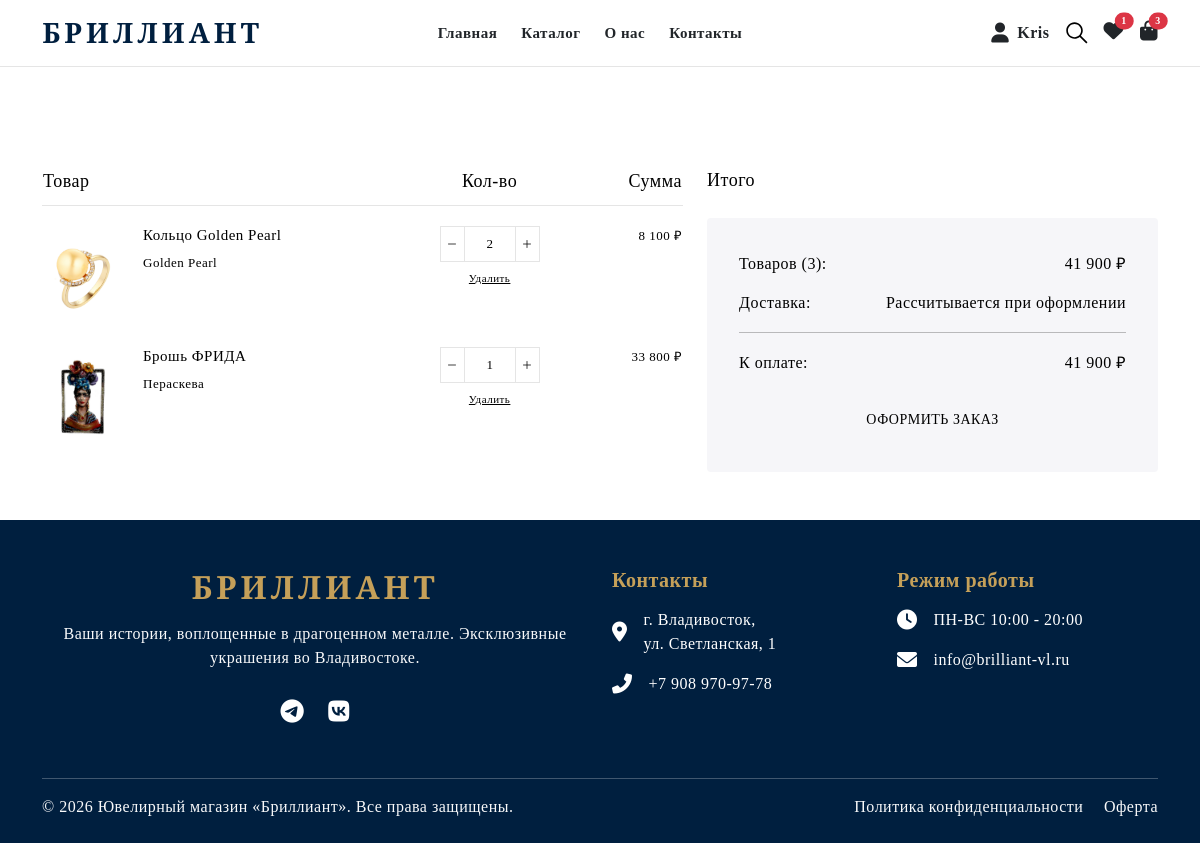
The app's page /cart/ (signed in), older data.
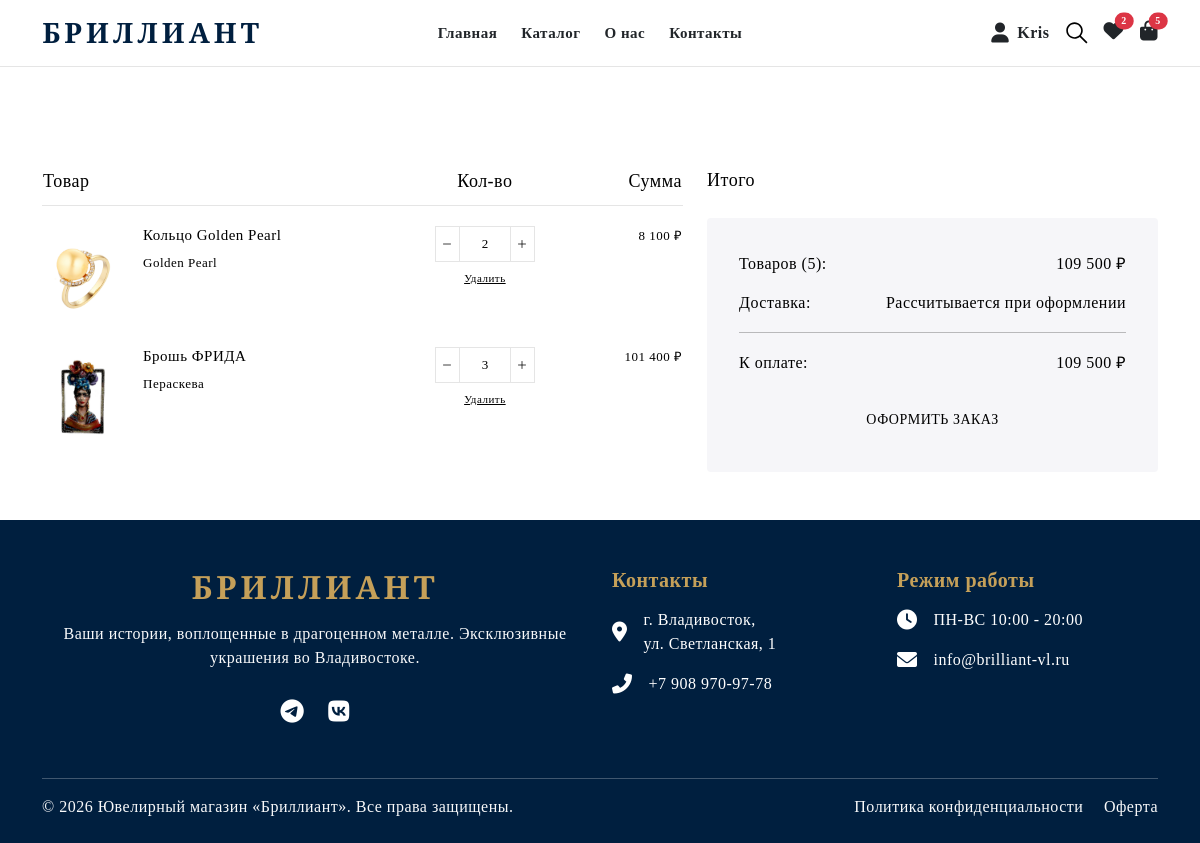
The same page, newer data.
### users/models.py (models this page shows, shortened)
class Cart(models.Model):
    user = models.OneToOneField(User, on_delete=models.CASCADE, verbose_name="Пользователь")
    created_at = models.DateTimeField(auto_now_add=True)
    @property
    def total_price(self):
        return sum(item.total_price for item in self.items.all())
    @property
    def total_items(self):
        return sum(item.quantity for item in self.items.all())

class CartItem(models.Model):
    cart = models.ForeignKey(Cart, related_name='items', on_delete=models.CASCADE)
    product = models.ForeignKey(Product, on_delete=models.CASCADE)
    quantity = models.PositiveIntegerField(default=1)
    @property
    def total_price(self):
        return self.product.price * self.quantity

### main/models.py (models this page shows, shortened)
class Product(models.Model):
    article = models.CharField('Артикул', max_length=50)
    title = models.CharField('Название', max_length=100)
    price = models.DecimalField('Цена', max_digits=10, decimal_places=2)
    description = models.TextField('Описание')
    image = models.ImageField(upload_to='products/', verbose_name="Фото")
    category = models.ForeignKey(Category, on_delete=models.SET_NULL, null=True, verbose_name="Категория")
    vendor = models.ForeignKey(Vendor, on_delete=models.SET_NULL, null=True, verbose_name="Бренд")
    metal = models.ForeignKey(Metal, on_delete=models.SET_NULL, null=True, verbose_name="Металл")
    color = models.ForeignKey(Color, on_delete=models.SET_NULL, null=True, verbose_name="Цвет")
    size = models.ForeignKey(Size, on_delete=models.SET_NULL, null=True, verbose_name="Размер")

class Vendor(models.Model):
    name = models.CharField('Бренд', max_length=100)

### users/views.py (the view)
# urls.py: path('cart/', views.cart_view, name='cart'),
@login_required
def cart_view(request):
    request.session.pop('buy_now', None)
    cart, created = Cart.objects.get_or_create(user=request.user)
    context = {'cart': cart}
    return render(request, 'cart.html', context)

### users/context_processors.py (called while the page is built)
def global_counts(request):
    if request.user.is_authenticated:
        cart = Cart.objects.filter(user=request.user).first()
        return {
            'global_cart': cart,
            'global_wishlist_count': WishlistItem.objects.filter(user=request.user).count(),
        }
    return {
        'global_cart': None,
        'global_wishlist_count': 0,
    }

### main/templates/cart.html (shortened to what the changed rows need)
{% extends 'base.html' %}
{% load static %}
{% load humanize %}
{% block content %}
<div class="cart-page mt-100">
    <div class="container">
        <div class="cart-page-wrapper">
            <div class="row">
                <div class="col-lg-7 col-md-12 col-12">
                    <table class="cart-table w-100">
                        <thead>
                            <tr>
                                <th class="cart-caption heading_18">Товар</th>
                                <th class="cart-caption heading_18"></th>
                                <th class="cart-caption text-center heading_18 d-none d-md-table-cell">Кол-во</th>
                                <th class="cart-caption text-end heading_18">Сумма</th>
                            </tr>
                        </thead>
                        <tbody>
                            {% for item in cart.items.all %}
                            <tr class="cart-item">
                                <td class="cart-item-media">
                                    <div class="mini-img-wrapper">
                                        <img class="mini-img" src="{{ item.product.image.url }}" alt="{{ item.product.title }}">
                                    </div>
                                </td>
                                <td class="cart-item-details">
                                    <h2 class="product-title"><a href="{% url 'product_detail' item.product.id %}">{{ item.product.title }}</a></h2>
                                    <p class="product-vendor">{{ item.product.vendor.name }}</p>
                                </td>
                                <td class="cart-item-quantity">
                                    <form method="post" action="{% url 'update_cart' item.id %}">
                                        <div class="quantity d-flex align-items-center justify-content-between">
                                            <button type="submit" name="quantity" value="{{ item.quantity|add:'-1' }}" class="qty-btn dec-qty"><img src="{% static 'img/icon/minus.svg' %}" alt="minus"></button>
                                            <input class="qty-input" type="number" name="quantity" value="{{ item.quantity }}" min="1" onchange="this.form.submit()">
                                            <button type="submit" name="quantity" value="{{ item.quantity|add:'1' }}" class="qty-btn inc-qty"><img src="{% static 'img/icon/plus.svg' %}" alt="plus"></button>
                                        </div>
                                    </form>
                                    <a href="{% url 'remove_from_cart' item.id %}" class="product-remove mt-2">Удалить</a>
                                </td>
                                <td class="cart-item-price text-end">
                                    <div class="product-price">{{ item.total_price|floatformat:0|intcomma }} ₽</div>
                                </td>
                            </tr>
                            {% endfor %}
                        </tbody>
                    </table>
                </div>
                <div class="col-lg-5 col-md-12 col-12">
                    <div class="cart-total-area">
                        <div class="cart-total-box mt-4">
                            <div class="subtotal-item subtotal-box">
                                <h4 class="subtotal-title">Товаров ({{ cart.total_items }}):</h4>
                                <p class="subtotal-value">{{ cart.total_price|floatformat:0|intcomma }} ₽</p>
                            </div>
                            <div class="subtotal-item discount-box">
                                <h4 class="subtotal-title">К оплате:</h4>
                                <p class="subtotal-value">{{ cart.total_price|floatformat:0|intcomma }} ₽</p>
                            </div>
                        </div>
                    </div>
                </div>
            </div>
        </div>
    </div>
</div>
{% endblock %}

### main/templates/base.html (shortened to what the changed rows need)
{% load static %}
<!doctype html>
<html lang="ru" class="no-js" style="scroll-behavior: smooth;">
<head>
    <link rel="stylesheet" href="{% static 'css/vendor.css' %}">
    <link rel="stylesheet" href="{% static 'css/style.css' %}">
    <link rel="stylesheet" href="https://cdnjs.cloudflare.com/ajax/libs/font-awesome/6.0.0/css/all.min.css">
</head>
<body>
    <div class="body-wrapper">
        <header class="sticky-header border-btm-black header-1 bg-white">
            <div class="header-bottom py-3">
                <div class="container">
                    <div class="row align-items-center">
                        <div class="col-lg-3 col-md-4 col-4">
                            <div class="header-logo">
                                <a href="/" class="logo-main text-decoration-none">
                                    <h2 class="mb-0 fw-bold" style="font-family: 'Playfair Display', serif; color: #001f3f; letter-spacing: 4px; font-size: 28px;">БРИЛЛИАНТ</h2>
                                </a>
                            </div>
                        </div>
                        <div class="col-lg-3 col-md-8 col-8">
                            <div class="header-action d-flex align-items-center justify-content-end gap-3">
                                <a href="/wishlist" class="text-dark text-decoration-none position-relative">
                                    <i class="fas fa-heart fs-5"></i>
                                    <span class="wishlist-badge position-absolute top-0 start-100 translate-middle badge rounded-pill bg-danger" style="font-size: 10px;">
                                        {{ global_wishlist_count|default:0 }}
                                    </span>
                                </a>
                                <a href="/cart/" class="text-dark text-decoration-none position-relative">
                                    <i class="fas fa-shopping-bag fs-5"></i>
                                    <span class="cart-badge position-absolute top-0 start-100 translate-middle badge rounded-pill bg-danger" style="font-size: 10px;">
                                        {{ global_cart.total_items|default:0 }}
                                    </span>
                                </a>
                            </div>
                        </div>
                    </div>
                </div>
            </div>
        </header>
        <main id="MainContent" class="content-for-layout">
            {% block content %}{% endblock %}
        </main>
    </div>
</body>
</html>

Row changes from the older to the newer data that the page shows:
changed through a linked row, Cart: total_items "3" → "5"; total_price "41 900" → "109 500"
changed CartItem "Брошь ФРИДА": quantity "1" → "3"; total_price "33 800" → "101 400"
Text that changed along with them:
{{ global_wishlist_count|default:0 }}: "1" → "2"
